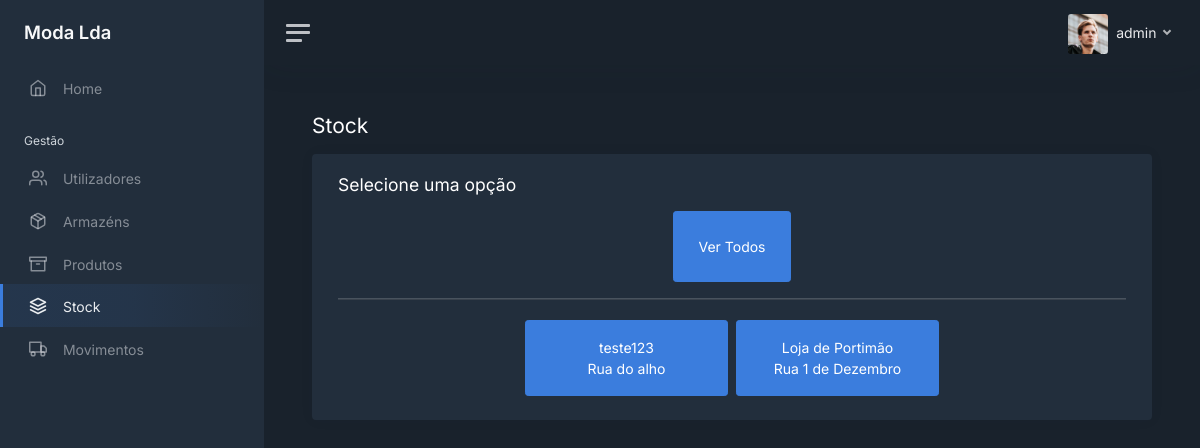
/stock (signed in), run on the app's committed database.
### modules/login/models.py (models this page shows, shortened)
class User(UserMixin, db.Model):
    __tablename__ = 'users'
    __table_args__ = {'extend_existing': True}
    id = db.Column(db.Integer, primary_key=True)
    username = db.Column(db.String(), unique=True)
    password = db.Column(db.String())
    role = db.Column(db.String())
    last_login = db.Column(db.DateTime, server_default=db.func.now())
    active = db.Column(db.Boolean, unique=False, default=True)

### modules/main/models.py (models this page shows, shortened)
class Warehouse(db.Model):
    __tablename__ = 'warehouses'
    __table_args__ = {'extend_existing': True}
    id = db.Column(db.Integer, primary_key=True)
    name = db.Column(db.String(), unique=True)
    address = db.Column(db.String())
    phone = db.Column(db.String())
    active = db.Column(db.Boolean, unique=False, default=True)

### modules/main/views.py (the view)
@bp.route('/stock')
@login_required
def stock():
    warehouses_query = Warehouse.query.all()
    return render_template('stock/select_warehouse.html', user=current_user, tab="stock",
                           warehouses=warehouses_query)

### modules/login/models.py (called while the page is built)
@login_manager.user_loader
def load_user(user_id):
    return User.query.get(int(user_id))

### modules/main/templates/stock/select_warehouse.html (shortened to what this page needs)
<!DOCTYPE html>
<html lang="en">
<head>
    <link href="/static/css/dashboard.css" rel="stylesheet">
    <link href="https://cdn.datatables.net/1.13.7/css/dataTables.bootstrap5.min.css" rel="stylesheet">
</head>
{% extends 'sidebar.html' %}
{% block content %}
    <div class="row">
        <div class="col float-start">
            <h1 class="h3 mb-3">Stock</h1>
        </div>
    </div>
    <div class="card">
        <div class="card-body">
            <div class="container-fluid">
                <div class="row">
                    <h4 class="h4 mb-3">Selecione uma opção</h4>
                </div>
                <div class="row">
                    <div class="col-12 d-flex justify-content-center">
                        <a href="/stock/all/products" class="btn btn-primary p-4">Ver Todos</a>
                    </div>
                </div>
                <hr style="border-bottom: 1px solid grey">
                <div class="row d-flex justify-content-center">
                    {% for warehouse in warehouses %}
                        <a href="/stock/{{ warehouse.id }}/products" class="btn btn-primary p-3 m-1 col-3">
                            {{ warehouse.name }}<br>
                            {{ warehouse.address }}
                        </a>
                    {% endfor %}
                </div>
            </div>
        </div>
    </div>
{% endblock %}

### modules/main/templates/sidebar.html (shortened to what this page needs)
<body data-theme="dark">
<div class="wrapper">
    <nav id="sidebar" class="sidebar js-sidebar">
        <div class="sidebar-content js-simplebar">
            <a class="sidebar-brand" href="/home">
                <span class="align-middle">Moda Lda</span>
            </a>
            <ul class="sidebar-nav">
                <li class="sidebar-item {% if tab == 'home' %}active{% endif %}">
                    <a class="sidebar-link" href="/home">
                        <i class="align-middle" data-feather="home"></i> <span class="align-middle">Home</span>
                    </a>
                </li>
                <li class="sidebar-header">
                    Gestão
                </li>
                {% if user.role == 'admin' or user.role == 'gerente' %}
                <li class="sidebar-item {% if tab == 'users' %}active{% endif %}">
                    <a class="sidebar-link" href="/users">
                        <i class="align-middle" data-feather="users"></i> <span class="align-middle">Utilizadores</span>
                    </a>
                </li>
                {% endif %}
                {% if user.role == 'admin' or user.role == 'gerente' %}
                <li class="sidebar-item {% if tab == 'warehouses' %}active{% endif %}">
                    <a class="sidebar-link" href="/warehouses">
                        <i class="align-middle" data-feather="package"></i> <span class="align-middle">Armazéns</span>
                    </a>
                </li>
                {% endif %}
                <li class="sidebar-item {% if tab == 'products' %}active{% endif %}">
                    <a class="sidebar-link" href="/products">
                        <i class="align-middle" data-feather="archive"></i> <span class="align-middle">Produtos</span>
                    </a>
                </li>
                <li class="sidebar-item {% if tab == 'stock' %}active{% endif %}">
                    <a class="sidebar-link" href="/stock">
                        <i class="align-middle" data-feather="layers"></i> <span class="align-middle">Stock</span>
                    </a>
                </li>
                <li class="sidebar-item {% if tab == 'movements' %}active{% endif %}">
                    <a class="sidebar-link" href="/movements">
                        <i class="align-middle" data-feather="truck"></i> <span class="align-middle">Movimentos</span>
                    </a>
                </li>
            </ul>
        </div>
    </nav>
    <div class="main">
        <nav class="navbar navbar-expand navbar-light navbar-bg">
            <a class="sidebar-toggle js-sidebar-toggle">
                <i class="hamburger align-self-center"></i>
            </a>
            <div class="navbar-collapse collapse">
                <ul class="navbar-nav navbar-align">
                    <li class="nav-item dropdown">
                        <a class="nav-link dropdown-toggle d-none d-sm-inline-block" href="#" data-bs-toggle="dropdown">
                            <img src="/static/img/avatars/avatar.jpg" class="avatar img-fluid rounded me-1"
                                 alt="{{ user.username }}"/> <span class="text-dark"> {{ user.username }} </span>
                        </a>
                    </li>
                </ul>
            </div>
        </nav>
        <main class="content">
            <div class="container-fluid p-0">
                {% block content %}
                {% endblock %}
            </div>
        </main>
    </div>
</div>
</body>
</html>

### data on the page
User: username "admin"
Warehouse: name "teste123", address "Rua do alho"
Warehouse: name "Loja de Portimão", address "Rua 1 de Dezembro"
